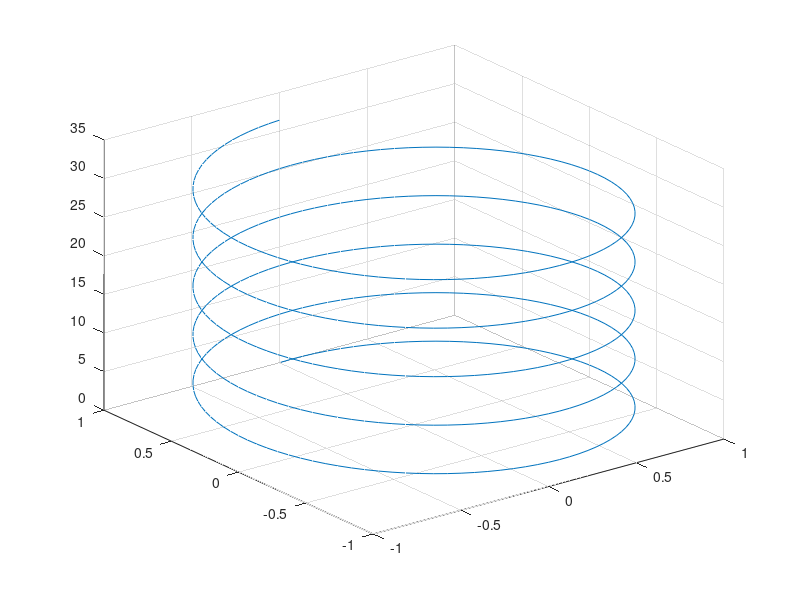

This figure's MATLAB source:
t=0:pi/50:10*pi;
x=sin(t);
y=cos(t);

%u=-2:0.01:2; v=-1:0.1:1;
%[x,y]=meshgrid(u,v);
%z=exp(-x.^2-y.^2);

plot3(x,y,t)
%mesh(x,y,z)
grid on
